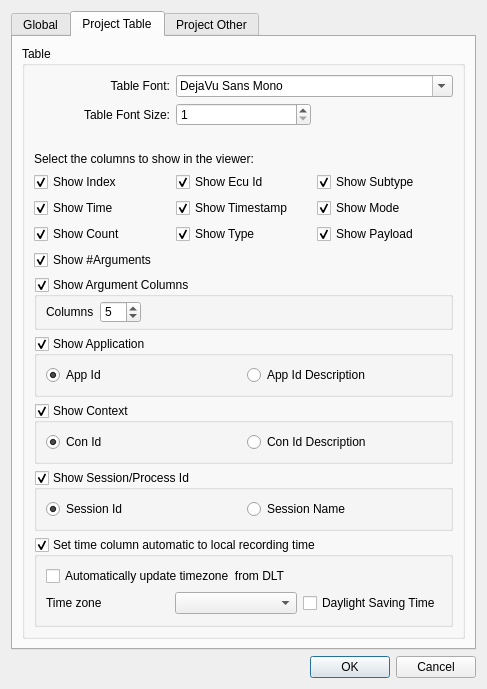
<?xml version="1.0" encoding="UTF-8"?>
<ui version="4.0">
 <class>SettingsDialog</class>
 <widget class="QDialog" name="SettingsDialog">
  <property name="geometry">
   <rect>
    <x>0</x>
    <y>0</y>
    <width>487</width>
    <height>689</height>
   </rect>
  </property>
  <property name="windowTitle">
   <string>Settings</string>
  </property>
  <property name="windowIcon">
   <iconset resource="resource.qrc">
    <normaloff>:/toolbar/png/preferences-desktop.png</normaloff>:/toolbar/png/preferences-desktop.png</iconset>
  </property>
  <layout class="QGridLayout" name="gridLayout_2">
   <item row="2" column="0">
    <widget class="QDialogButtonBox" name="buttonBox">
     <property name="orientation">
      <enum>Qt::Horizontal</enum>
     </property>
     <property name="standardButtons">
      <set>QDialogButtonBox::Cancel|QDialogButtonBox::Ok</set>
     </property>
    </widget>
   </item>
   <item row="0" column="0">
    <widget class="QTabWidget" name="tabWidget">
     <property name="currentIndex">
      <number>1</number>
     </property>
     <widget class="QWidget" name="tab_1">
      <attribute name="title">
       <string>Global</string>
      </attribute>
      <layout class="QGridLayout" name="gridLayout">
       <item row="4" column="0">
        <widget class="QCheckBox" name="checkBoxPluginsAutoload">
         <property name="text">
          <string>Plugins Autoload</string>
         </property>
        </widget>
       </item>
       <item row="7" column="0">
        <widget class="QLabel" name="label">
         <property name="text">
          <string>Empty Index Cache after</string>
         </property>
        </widget>
       </item>
       <item row="6" column="4">
        <widget class="QPushButton" name="toolButtonFilterCache">
         <property name="maximumSize">
          <size>
           <width>24</width>
           <height>16777215</height>
          </size>
         </property>
         <property name="text">
          <string>...</string>
         </property>
        </widget>
       </item>
       <item row="4" column="4">
        <widget class="QPushButton" name="toolButtonPluginsAutoload">
         <property name="sizePolicy">
          <sizepolicy hsizetype="Fixed" vsizetype="Fixed">
           <horstretch>0</horstretch>
           <verstretch>0</verstretch>
          </sizepolicy>
         </property>
         <property name="maximumSize">
          <size>
           <width>24</width>
           <height>16777215</height>
          </size>
         </property>
         <property name="text">
          <string>...</string>
         </property>
        </widget>
       </item>
       <item row="3" column="4">
        <widget class="QPushButton" name="tooButtonPluginsPath">
         <property name="sizePolicy">
          <sizepolicy hsizetype="Fixed" vsizetype="Fixed">
           <horstretch>0</horstretch>
           <verstretch>0</verstretch>
          </sizepolicy>
         </property>
         <property name="minimumSize">
          <size>
           <width>0</width>
           <height>0</height>
          </size>
         </property>
         <property name="maximumSize">
          <size>
           <width>24</width>
           <height>16777215</height>
          </size>
         </property>
         <property name="focusPolicy">
          <enum>Qt::TabFocus</enum>
         </property>
         <property name="text">
          <string>...</string>
         </property>
        </widget>
       </item>
       <item row="5" column="4">
        <widget class="QPushButton" name="toolButtonDefaultFilterPath">
         <property name="sizePolicy">
          <sizepolicy hsizetype="Fixed" vsizetype="Fixed">
           <horstretch>0</horstretch>
           <verstretch>0</verstretch>
          </sizepolicy>
         </property>
         <property name="maximumSize">
          <size>
           <width>24</width>
           <height>16777215</height>
          </size>
         </property>
         <property name="text">
          <string>...</string>
         </property>
        </widget>
       </item>
       <item row="6" column="0">
        <widget class="QCheckBox" name="checkBoxFilterCache">
         <property name="text">
          <string>Index Cache</string>
         </property>
        </widget>
       </item>
       <item row="5" column="0">
        <widget class="QCheckBox" name="checkBoxDefaultFilterPath">
         <property name="text">
          <string>Default Filter Path</string>
         </property>
        </widget>
       </item>
       <item row="1" column="4">
        <widget class="QToolButton" name="toolButtonDefaultLogFile">
         <property name="maximumSize">
          <size>
           <width>24</width>
           <height>16777215</height>
          </size>
         </property>
         <property name="text">
          <string>...</string>
         </property>
        </widget>
       </item>
       <item row="2" column="4">
        <widget class="QToolButton" name="toolButtonDefaultProjectFile">
         <property name="enabled">
          <bool>true</bool>
         </property>
         <property name="maximumSize">
          <size>
           <width>24</width>
           <height>16777215</height>
          </size>
         </property>
         <property name="text">
          <string>...</string>
         </property>
        </widget>
       </item>
       <item row="9" column="0">
        <spacer name="verticalSpacer">
         <property name="orientation">
          <enum>Qt::Vertical</enum>
         </property>
         <property name="sizeHint" stdset="0">
          <size>
           <width>20</width>
           <height>40</height>
          </size>
         </property>
        </spacer>
       </item>
       <item row="3" column="0">
        <widget class="QCheckBox" name="checkBoxPluginsPath">
         <property name="text">
          <string>Plugins Path</string>
         </property>
        </widget>
       </item>
       <item row="1" column="0">
        <widget class="QCheckBox" name="checkBoxDefaultLogFile">
         <property name="text">
          <string>Default Log File</string>
         </property>
        </widget>
       </item>
       <item row="2" column="0">
        <widget class="QCheckBox" name="checkBoxDefaultProjectFile">
         <property name="text">
          <string>Default Project</string>
         </property>
        </widget>
       </item>
       <item row="6" column="3">
        <widget class="QPushButton" name="pushButtonClearIndexCache">
         <property name="text">
          <string>Empty Now!</string>
         </property>
        </widget>
       </item>
       <item row="0" column="0" colspan="5">
        <widget class="QGroupBox" name="gbTempDir">
         <property name="title">
          <string>Temporary File Behaviour</string>
         </property>
         <layout class="QGridLayout" name="gridLayout_5">
          <item row="1" column="1">
           <widget class="QLineEdit" name="lineEditOwnTemp"/>
          </item>
          <item row="0" column="0">
           <widget class="QRadioButton" name="radioButtonUseTemp">
            <property name="text">
             <string>Use %TEMP%</string>
            </property>
            <property name="checked">
             <bool>true</bool>
            </property>
           </widget>
          </item>
          <item row="1" column="3">
           <widget class="QToolButton" name="toolButtonTempPath">
            <property name="text">
             <string>...</string>
            </property>
           </widget>
          </item>
          <item row="1" column="0">
           <widget class="QRadioButton" name="radioButtonSelectTemp">
            <property name="text">
             <string>Select:</string>
            </property>
           </widget>
          </item>
          <item row="0" column="1">
           <widget class="QLineEdit" name="lineEditSystemTemp">
            <property name="readOnly">
             <bool>true</bool>
            </property>
           </widget>
          </item>
          <item row="2" column="0" colspan="2">
           <widget class="QCheckBox" name="checkBoxCloseWithoutAsking">
            <property name="sizePolicy">
             <sizepolicy hsizetype="Minimum" vsizetype="Fixed">
              <horstretch>0</horstretch>
              <verstretch>0</verstretch>
             </sizepolicy>
            </property>
            <property name="text">
             <string>Close temporary file without asking</string>
            </property>
           </widget>
          </item>
          <item row="3" column="0" colspan="2">
           <widget class="QCheckBox" name="checkBoxSaveOnClear">
            <property name="text">
             <string>Save temporary file on clear</string>
            </property>
            <property name="checked">
             <bool>true</bool>
            </property>
           </widget>
          </item>
         </layout>
        </widget>
       </item>
       <item row="8" column="0" colspan="3">
        <widget class="QGroupBox" name="groupBox_3">
         <property name="title">
          <string>Performance Settings</string>
         </property>
         <layout class="QGridLayout" name="gridLayout_8">
          <item row="0" column="0">
           <widget class="QCheckBox" name="checkBoxStartUpMinimized">
            <property name="text">
             <string>Start Up Minimized</string>
            </property>
           </widget>
          </item>
          <item row="1" column="2">
           <widget class="QSpinBox" name="spinBoxFrequency"/>
          </item>
          <item row="1" column="0">
           <widget class="QLabel" name="labelRefreshFrequency">
            <property name="frameShape">
             <enum>QFrame::NoFrame</enum>
            </property>
            <property name="text">
             <string>Refresh Frequency</string>
            </property>
           </widget>
          </item>
          <item row="1" column="1">
           <spacer name="horizontalSpacer">
            <property name="orientation">
             <enum>Qt::Horizontal</enum>
            </property>
            <property name="sizeHint" stdset="0">
             <size>
              <width>40</width>
              <height>20</height>
             </size>
            </property>
           </spacer>
          </item>
         </layout>
        </widget>
       </item>
       <item row="7" column="1">
        <widget class="QSpinBox" name="spinBoxIndexCacheDays"/>
       </item>
       <item row="7" column="2">
        <widget class="QLabel" name="label_2">
         <property name="text">
          <string>days</string>
         </property>
        </widget>
       </item>
       <item row="6" column="1" colspan="2">
        <widget class="QLineEdit" name="lineEditFilterCache"/>
       </item>
       <item row="5" column="1" colspan="3">
        <widget class="QLineEdit" name="lineEditDefaultFilterPath"/>
       </item>
       <item row="4" column="1" colspan="3">
        <widget class="QLineEdit" name="lineEditPluginsAutoload"/>
       </item>
       <item row="3" column="1" colspan="3">
        <widget class="QLineEdit" name="lineEditPluginsPath"/>
       </item>
       <item row="2" column="1" colspan="3">
        <widget class="QLineEdit" name="lineEditDefaultProjectFile"/>
       </item>
       <item row="1" column="1" colspan="3">
        <widget class="QLineEdit" name="lineEditDefaultLogFile"/>
       </item>
      </layout>
     </widget>
     <widget class="QWidget" name="tab_3">
      <attribute name="title">
       <string>Project Table</string>
      </attribute>
      <layout class="QGridLayout" name="gridLayout_6">
       <item row="0" column="0">
        <widget class="QGroupBox" name="groupBox">
         <property name="title">
          <string>Table</string>
         </property>
         <layout class="QGridLayout" name="gridLayout_7">
          <item row="5" column="0">
           <widget class="QGroupBox" name="groupBoxConId">
            <property name="title">
             <string>Show Context</string>
            </property>
            <property name="checkable">
             <bool>true</bool>
            </property>
            <layout class="QHBoxLayout" name="horizontalLayout_3">
             <item>
              <widget class="QRadioButton" name="radioButtonConId">
               <property name="text">
                <string>Con Id</string>
               </property>
               <property name="checked">
                <bool>true</bool>
               </property>
              </widget>
             </item>
             <item>
              <widget class="QRadioButton" name="radioButtonConIdDesc">
               <property name="text">
                <string>Con Id Description</string>
               </property>
               <property name="checked">
                <bool>false</bool>
               </property>
              </widget>
             </item>
            </layout>
           </widget>
          </item>
          <item row="6" column="0">
           <widget class="QGroupBox" name="groupBoxSessionId">
            <property name="title">
             <string>Show Session/Process Id</string>
            </property>
            <property name="checkable">
             <bool>true</bool>
            </property>
            <layout class="QHBoxLayout" name="horizontalLayout_2">
             <item>
              <widget class="QRadioButton" name="radioButtonSessionId">
               <property name="text">
                <string>Session Id</string>
               </property>
               <property name="checked">
                <bool>true</bool>
               </property>
              </widget>
             </item>
             <item>
              <widget class="QRadioButton" name="radioButtonSessionName">
               <property name="text">
                <string>Session Name</string>
               </property>
              </widget>
             </item>
            </layout>
           </widget>
          </item>
          <item row="4" column="0">
           <widget class="QGroupBox" name="groupBoxAppId">
            <property name="autoFillBackground">
             <bool>false</bool>
            </property>
            <property name="styleSheet">
             <string notr="true"/>
            </property>
            <property name="title">
             <string>Show Application</string>
            </property>
            <property name="flat">
             <bool>false</bool>
            </property>
            <property name="checkable">
             <bool>true</bool>
            </property>
            <layout class="QHBoxLayout" name="horizontalLayout">
             <item>
              <widget class="QRadioButton" name="radioButtonAppId">
               <property name="text">
                <string>App Id</string>
               </property>
               <property name="checked">
                <bool>true</bool>
               </property>
              </widget>
             </item>
             <item>
              <widget class="QRadioButton" name="radioButtonAppIdDesc">
               <property name="text">
                <string>App Id Description</string>
               </property>
               <property name="checked">
                <bool>false</bool>
               </property>
              </widget>
             </item>
            </layout>
           </widget>
          </item>
          <item row="7" column="0">
           <widget class="QGroupBox" name="groupBoxAutomaticTimeSettings">
            <property name="title">
             <string>Set time column automatic to local recording time</string>
            </property>
            <property name="checkable">
             <bool>true</bool>
            </property>
            <layout class="QGridLayout" name="gridLayout_9">
             <item row="0" column="0" colspan="3">
              <widget class="QCheckBox" name="checkBoxAutomaticTimezone">
               <property name="text">
                <string>Automatically update timezone  from DLT</string>
               </property>
              </widget>
             </item>
             <item row="1" column="1">
              <widget class="QComboBox" name="comboBoxUTCOffset"/>
             </item>
             <item row="1" column="2">
              <widget class="QCheckBox" name="checkBoxDST">
               <property name="text">
                <string>Daylight Saving Time</string>
               </property>
              </widget>
             </item>
             <item row="1" column="0">
              <widget class="QLabel" name="labelTimezone">
               <property name="text">
                <string>Time zone</string>
               </property>
              </widget>
             </item>
             <item row="2" column="2">
              <spacer name="verticalSpacer_3">
               <property name="orientation">
                <enum>Qt::Vertical</enum>
               </property>
               <property name="sizeHint" stdset="0">
                <size>
                 <width>20</width>
                 <height>40</height>
                </size>
               </property>
              </spacer>
             </item>
            </layout>
           </widget>
          </item>
          <item row="3" column="0">
           <widget class="QGroupBox" name="groupBoxArguments">
            <property name="minimumSize">
             <size>
              <width>0</width>
              <height>53</height>
             </size>
            </property>
            <property name="title">
             <string>Show Argument Columns</string>
            </property>
            <property name="checkable">
             <bool>true</bool>
            </property>
            <layout class="QGridLayout" name="gridLayout_11">
             <property name="topMargin">
              <number>4</number>
             </property>
             <property name="bottomMargin">
              <number>4</number>
             </property>
             <item row="0" column="0">
              <widget class="QLabel" name="label_3">
               <property name="text">
                <string>Columns</string>
               </property>
              </widget>
             </item>
             <item row="0" column="1">
              <widget class="QSpinBox" name="spinBox_showArguments">
               <property name="maximum">
                <number>15</number>
               </property>
               <property name="value">
                <number>5</number>
               </property>
              </widget>
             </item>
             <item row="0" column="2">
              <spacer name="horizontalSpacer_2">
               <property name="orientation">
                <enum>Qt::Horizontal</enum>
               </property>
               <property name="sizeHint" stdset="0">
                <size>
                 <width>40</width>
                 <height>20</height>
                </size>
               </property>
              </spacer>
             </item>
            </layout>
           </widget>
          </item>
          <item row="1" column="0">
           <layout class="QGridLayout" name="gridLayout_3">
            <item row="4" column="0">
             <widget class="QLabel" name="label_4">
              <property name="text">
               <string>Table Font:</string>
              </property>
              <property name="alignment">
               <set>Qt::AlignRight|Qt::AlignTrailing|Qt::AlignVCenter</set>
              </property>
             </widget>
            </item>
            <item row="9" column="0">
             <widget class="QCheckBox" name="checkBoxIndex">
              <property name="text">
               <string>Show Index</string>
              </property>
              <property name="checked">
               <bool>true</bool>
              </property>
             </widget>
            </item>
            <item row="11" column="1">
             <widget class="QCheckBox" name="checkBoxType">
              <property name="text">
               <string>Show Type</string>
              </property>
              <property name="checked">
               <bool>true</bool>
              </property>
             </widget>
            </item>
            <item row="9" column="1">
             <widget class="QCheckBox" name="checkBoxEcuid">
              <property name="text">
               <string>Show Ecu Id</string>
              </property>
              <property name="checked">
               <bool>true</bool>
              </property>
             </widget>
            </item>
            <item row="9" column="2">
             <widget class="QCheckBox" name="checkBoxSubtype">
              <property name="text">
               <string>Show Subtype</string>
              </property>
              <property name="checked">
               <bool>true</bool>
              </property>
             </widget>
            </item>
            <item row="10" column="0">
             <widget class="QCheckBox" name="checkBoxTime">
              <property name="text">
               <string>Show Time</string>
              </property>
              <property name="checked">
               <bool>true</bool>
              </property>
             </widget>
            </item>
            <item row="10" column="2">
             <widget class="QCheckBox" name="checkBoxMode">
              <property name="text">
               <string>Show Mode</string>
              </property>
              <property name="checked">
               <bool>true</bool>
              </property>
             </widget>
            </item>
            <item row="10" column="1">
             <widget class="QCheckBox" name="checkBoxTimestamp">
              <property name="text">
               <string>Show Timestamp</string>
              </property>
              <property name="checked">
               <bool>true</bool>
              </property>
             </widget>
            </item>
            <item row="11" column="0">
             <widget class="QCheckBox" name="checkBoxCount">
              <property name="text">
               <string>Show Count</string>
              </property>
              <property name="checked">
               <bool>true</bool>
              </property>
             </widget>
            </item>
            <item row="6" column="0">
             <widget class="QLabel" name="labelSpacer">
              <property name="text">
               <string/>
              </property>
             </widget>
            </item>
            <item row="8" column="0" colspan="2">
             <widget class="QLabel" name="labelShowColumn">
              <property name="text">
               <string>Select the columns to show in the viewer:</string>
              </property>
             </widget>
            </item>
            <item row="11" column="2">
             <widget class="QCheckBox" name="checkBoxPayload">
              <property name="text">
               <string>Show Payload</string>
              </property>
              <property name="checked">
               <bool>true</bool>
              </property>
             </widget>
            </item>
            <item row="12" column="0">
             <widget class="QCheckBox" name="checkBoxNoar">
              <property name="text">
               <string>Show #Arguments</string>
              </property>
              <property name="checked">
               <bool>true</bool>
              </property>
             </widget>
            </item>
            <item row="4" column="1" colspan="2">
             <widget class="QFontComboBox" name="fontComboBox">
              <property name="fontFilters">
               <set>QFontComboBox::MonospacedFonts</set>
              </property>
              <property name="currentFont">
               <font>
                <family>DejaVu Sans Mono</family>
               </font>
              </property>
             </widget>
            </item>
            <item row="5" column="0">
             <widget class="QLabel" name="labelFontSize">
              <property name="text">
               <string>Table Font Size:</string>
              </property>
              <property name="alignment">
               <set>Qt::AlignRight|Qt::AlignTrailing|Qt::AlignVCenter</set>
              </property>
             </widget>
            </item>
            <item row="5" column="1">
             <widget class="QSpinBox" name="spinBoxFontSize">
              <property name="toolTip">
               <string>Range between 1 and 20</string>
              </property>
              <property name="minimum">
               <number>1</number>
              </property>
              <property name="maximum">
               <number>20</number>
              </property>
             </widget>
            </item>
           </layout>
          </item>
          <item row="2" column="0">
           <spacer name="verticalSpacer_4">
            <property name="orientation">
             <enum>Qt::Vertical</enum>
            </property>
            <property name="sizeHint" stdset="0">
             <size>
              <width>20</width>
              <height>40</height>
             </size>
            </property>
           </spacer>
          </item>
         </layout>
        </widget>
       </item>
      </layout>
     </widget>
     <widget class="QWidget" name="tab">
      <attribute name="title">
       <string>Project Other</string>
      </attribute>
      <layout class="QVBoxLayout" name="verticalLayout">
       <item>
        <widget class="QGroupBox" name="groupBox_2">
         <property name="title">
          <string>Other</string>
         </property>
         <layout class="QGridLayout" name="gridLayout_4">
          <item row="9" column="0">
           <widget class="QGroupBox" name="groupBoxMaxFileSizeMB">
            <property name="title">
             <string>Maximum File Size (in MBytes)</string>
            </property>
            <property name="checkable">
             <bool>true</bool>
            </property>
            <property name="checked">
             <bool>false</bool>
            </property>
            <layout class="QVBoxLayout" name="verticalLayout_2">
             <item>
              <widget class="QLineEdit" name="lineEditMaxFileSizeMB"/>
             </item>
            </layout>
           </widget>
          </item>
          <item row="5" column="0">
           <widget class="QCheckBox" name="checkBoxWriteControl">
            <property name="text">
             <string>Write Control Messages to Log File</string>
            </property>
           </widget>
          </item>
          <item row="7" column="0">
           <widget class="QCheckBox" name="checkBoxUpdateContextUnregister">
            <property name="text">
             <string>Update Context Unregister</string>
            </property>
           </widget>
          </item>
          <item row="11" column="0">
           <spacer name="verticalSpacer_2">
            <property name="orientation">
             <enum>Qt::Vertical</enum>
            </property>
            <property name="sizeHint" stdset="0">
             <size>
              <width>20</width>
              <height>40</height>
             </size>
            </property>
           </spacer>
          </item>
          <item row="2" column="0">
           <widget class="QCheckBox" name="checkBoxAutoMarkFatalError">
            <property name="text">
             <string>Auto mark fatal/error messages</string>
            </property>
           </widget>
          </item>
          <item row="0" column="0">
           <widget class="QCheckBox" name="checkBoxAutoConnect">
            <property name="text">
             <string>Auto connect to ECUs at start</string>
            </property>
           </widget>
          </item>
          <item row="10" column="0">
           <widget class="QCheckBox" name="checkBoxAppendDateTime">
            <property name="text">
             <string>Append Date/Time to filename when closing DLT Viewer</string>
            </property>
           </widget>
          </item>
          <item row="6" column="0">
           <widget class="QCheckBox" name="checkBoxUpdateContextLoadingFile">
            <property name="text">
             <string>Update Contexts when loading log file</string>
            </property>
           </widget>
          </item>
          <item row="1" column="0">
           <widget class="QCheckBox" name="checkBoxAutoScroll">
            <property name="text">
             <string>Auto scroll</string>
            </property>
           </widget>
          </item>
          <item row="3" column="0">
           <widget class="QCheckBox" name="checkBoxAutoMarkWarn">
            <property name="text">
             <string>Auto mark warn messages</string>
            </property>
           </widget>
          </item>
          <item row="8" column="0">
           <widget class="QCheckBox" name="checkBoxLoggingOnlyMode">
            <property name="text">
             <string>Logging only mode (Disables View and Plugins)</string>
            </property>
           </widget>
          </item>
          <item row="4" column="0">
           <widget class="QCheckBox" name="checkBoxAutoMarkMarker">
            <property name="text">
             <string>Auto mark Marker messages</string>
            </property>
           </widget>
          </item>
         </layout>
        </widget>
       </item>
      </layout>
     </widget>
    </widget>
   </item>
  </layout>
 </widget>
 <tabstops>
  <tabstop>tabWidget</tabstop>
  <tabstop>radioButtonUseTemp</tabstop>
  <tabstop>lineEditSystemTemp</tabstop>
  <tabstop>radioButtonSelectTemp</tabstop>
  <tabstop>lineEditOwnTemp</tabstop>
  <tabstop>toolButtonTempPath</tabstop>
  <tabstop>checkBoxCloseWithoutAsking</tabstop>
  <tabstop>checkBoxSaveOnClear</tabstop>
  <tabstop>checkBoxDefaultLogFile</tabstop>
  <tabstop>lineEditDefaultLogFile</tabstop>
  <tabstop>toolButtonDefaultLogFile</tabstop>
  <tabstop>checkBoxDefaultProjectFile</tabstop>
  <tabstop>lineEditDefaultProjectFile</tabstop>
  <tabstop>toolButtonDefaultProjectFile</tabstop>
  <tabstop>checkBoxPluginsPath</tabstop>
  <tabstop>lineEditPluginsPath</tabstop>
  <tabstop>tooButtonPluginsPath</tabstop>
  <tabstop>checkBoxPluginsAutoload</tabstop>
  <tabstop>lineEditPluginsAutoload</tabstop>
  <tabstop>toolButtonPluginsAutoload</tabstop>
  <tabstop>checkBoxDefaultFilterPath</tabstop>
  <tabstop>lineEditDefaultFilterPath</tabstop>
  <tabstop>toolButtonDefaultFilterPath</tabstop>
  <tabstop>checkBoxFilterCache</tabstop>
  <tabstop>lineEditFilterCache</tabstop>
  <tabstop>pushButtonClearIndexCache</tabstop>
  <tabstop>toolButtonFilterCache</tabstop>
  <tabstop>spinBoxIndexCacheDays</tabstop>
  <tabstop>checkBoxStartUpMinimized</tabstop>
  <tabstop>spinBoxFrequency</tabstop>
  <tabstop>checkBoxIndex</tabstop>
  <tabstop>checkBoxEcuid</tabstop>
  <tabstop>checkBoxSubtype</tabstop>
  <tabstop>checkBoxTime</tabstop>
  <tabstop>checkBoxTimestamp</tabstop>
  <tabstop>checkBoxMode</tabstop>
  <tabstop>checkBoxCount</tabstop>
  <tabstop>checkBoxType</tabstop>
  <tabstop>checkBoxPayload</tabstop>
  <tabstop>checkBoxNoar</tabstop>
  <tabstop>groupBoxArguments</tabstop>
  <tabstop>spinBox_showArguments</tabstop>
  <tabstop>groupBoxAppId</tabstop>
  <tabstop>radioButtonAppId</tabstop>
  <tabstop>radioButtonAppIdDesc</tabstop>
  <tabstop>groupBoxConId</tabstop>
  <tabstop>radioButtonConId</tabstop>
  <tabstop>radioButtonConIdDesc</tabstop>
  <tabstop>groupBoxSessionId</tabstop>
  <tabstop>radioButtonSessionId</tabstop>
  <tabstop>radioButtonSessionName</tabstop>
  <tabstop>groupBoxAutomaticTimeSettings</tabstop>
  <tabstop>checkBoxAutomaticTimezone</tabstop>
  <tabstop>comboBoxUTCOffset</tabstop>
  <tabstop>checkBoxDST</tabstop>
  <tabstop>checkBoxAutoConnect</tabstop>
  <tabstop>checkBoxAutoScroll</tabstop>
  <tabstop>checkBoxAutoMarkFatalError</tabstop>
  <tabstop>checkBoxAutoMarkWarn</tabstop>
  <tabstop>checkBoxAutoMarkMarker</tabstop>
  <tabstop>checkBoxWriteControl</tabstop>
  <tabstop>checkBoxUpdateContextLoadingFile</tabstop>
  <tabstop>checkBoxUpdateContextUnregister</tabstop>
  <tabstop>checkBoxLoggingOnlyMode</tabstop>
  <tabstop>groupBoxMaxFileSizeMB</tabstop>
  <tabstop>lineEditMaxFileSizeMB</tabstop>
  <tabstop>checkBoxAppendDateTime</tabstop>
 </tabstops>
 <resources>
  <include location="resource.qrc"/>
 </resources>
 <connections>
  <connection>
   <sender>buttonBox</sender>
   <signal>accepted()</signal>
   <receiver>SettingsDialog</receiver>
   <slot>accept()</slot>
   <hints>
    <hint type="sourcelabel">
     <x>227</x>
     <y>192</y>
    </hint>
    <hint type="destinationlabel">
     <x>157</x>
     <y>213</y>
    </hint>
   </hints>
  </connection>
  <connection>
   <sender>buttonBox</sender>
   <signal>rejected()</signal>
   <receiver>SettingsDialog</receiver>
   <slot>reject()</slot>
   <hints>
    <hint type="sourcelabel">
     <x>295</x>
     <y>198</y>
    </hint>
    <hint type="destinationlabel">
     <x>286</x>
     <y>213</y>
    </hint>
   </hints>
  </connection>
 </connections>
</ui>
